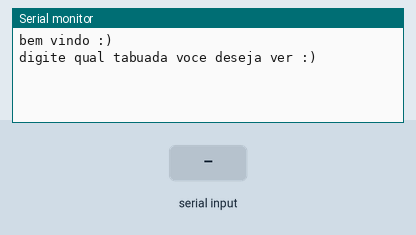
Simulated run of this sketch. Board: Arduino Uno, built with avr-gcc and run on an emulated ATmega328P. Shown: the last lines printed to the serial monitor. Inputs (shaded band) come from the test bench.

Above: at 1.2 s.
1.3 s: "90,45\n" received over Serial
At 1.53 s:
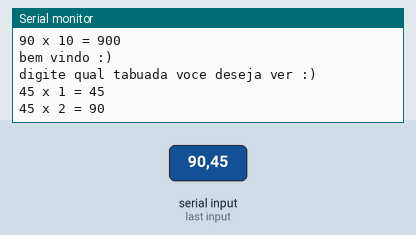
2.8 s: "30,150\n" received over Serial
At 5.1 s:
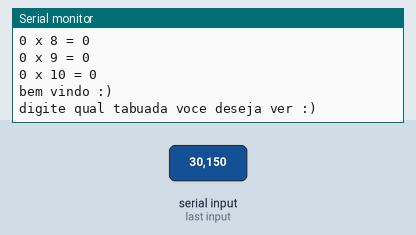
Timing chart, 0 to 6.6 s (numbered marks = the images above; inputs shaded):
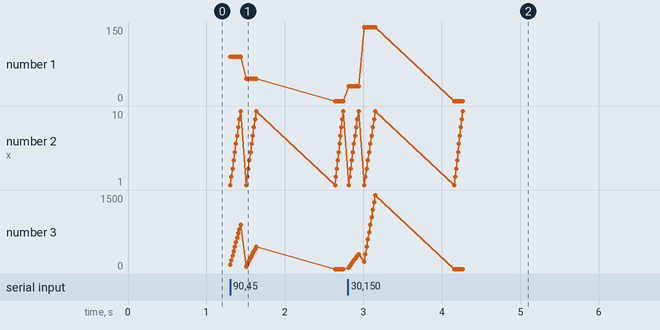

The sketch:

tabuada1.ino
```cpp
//Tabuada


int tabuadaEscolhida;
int resultado;

void setup()
{
  Serial.begin(9600);
}

void loop()
{
 Serial.println("bem vindo :)");
  Serial.println("digite qual tabuada voce deseja ver :)");
  while(!Serial.available()){} //Espera a tabuada
  tabuadaEscolhida = Serial.parseInt();

  for(int contador = 1; contador <= 10; contador++){
  resultado = tabuadaEscolhida * contador;

    //Exibir assim: 2x1 = 20
    Serial.println(String(tabuadaEscolhida) + " x " + String(contador) + " = " + String(resultado));

  }

}
```

Measured:
- after the input at 1.3 s, the serial monitor: prints a new line at once (image 1)
- after the input at 2.8 s, the serial monitor: prints a new line at once (image 2)
